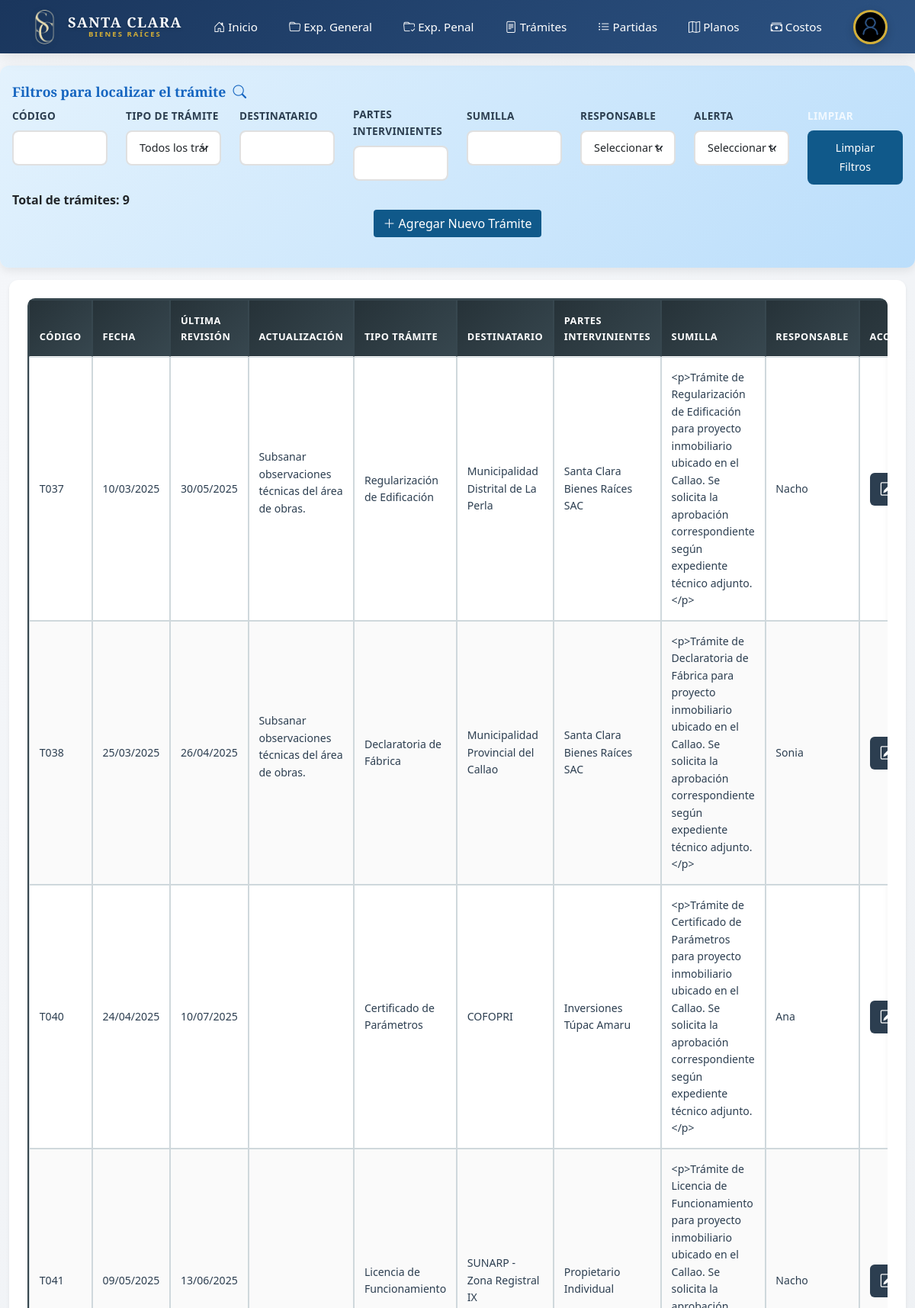
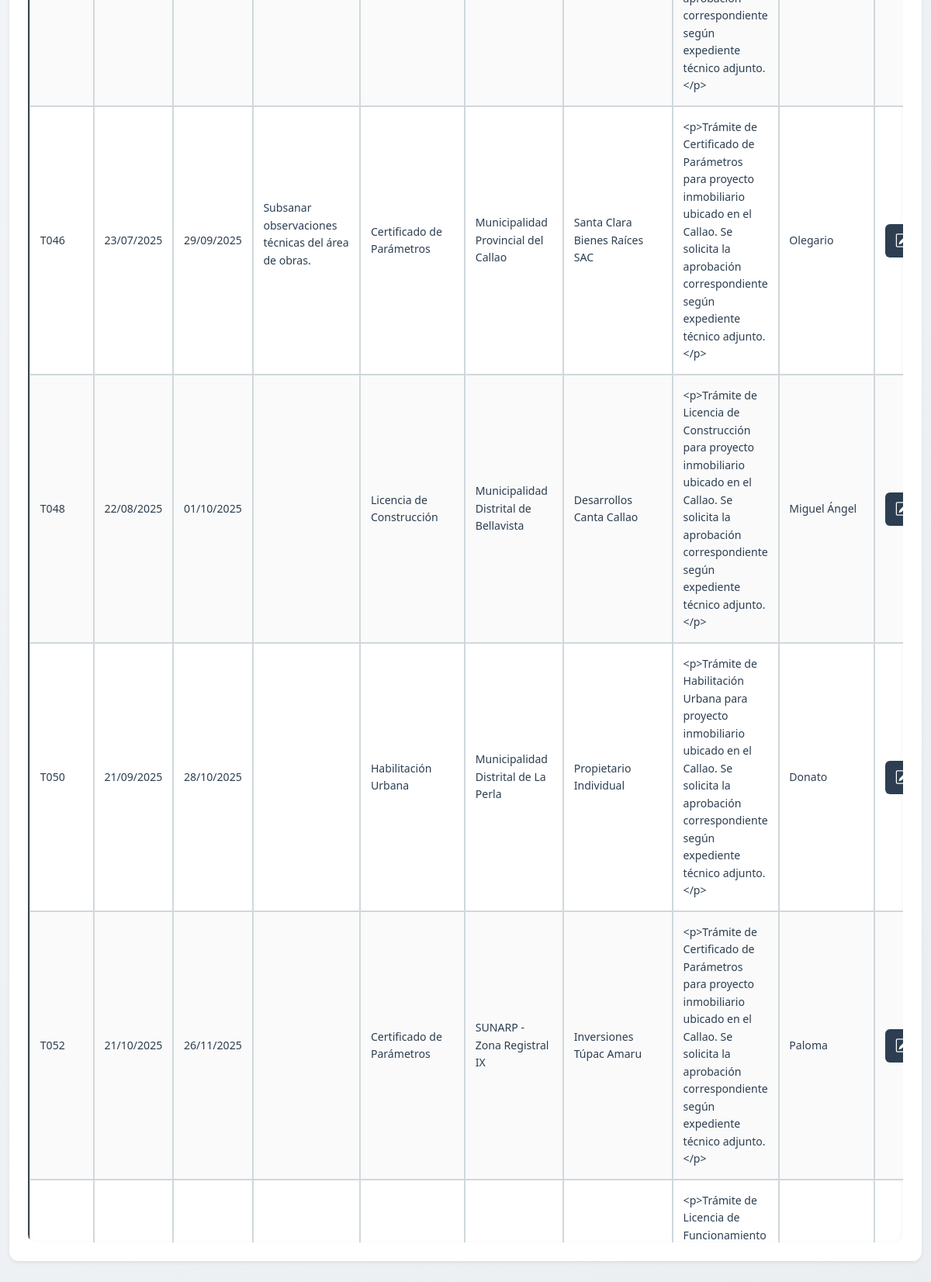
Screenshot of /tramites/ (signed in) with the database file from the repository (2 pictures, top to bottom).
### apps/tramites/models.py (models this page shows, shortened)
class Tramite(models.Model):
    kardex = models.CharField(max_length=15, unique=True, blank=True, null=True, editable=False) #
    fecha = models.DateField(blank=True, null=True)
    ult_revision = models.DateField(blank=True, null=True)
    destinatario = models.CharField(max_length=100, blank=True, null=True)
    partes_intervinientes = models.CharField(max_length=100, blank=True, null=True)
    sumilla = HTMLField(null=True, blank=True)
    tramite_tipo = models.CharField(max_length=100, blank=True, null=False)
    pendiente = HTMLField(null=True, blank=True)
    concluido = models.BooleanField(default=True, help_text="True => Activo, False => Concluido")
    responsable2 = models.ForeignKey(
        User,
        on_delete=models.SET_NULL,
        null=True,
        blank=True,
        limit_choices_to=~Q(username='user8'),
        related_name='casos_asignados_tramite',
        verbose_name='Responsable (Área Legal)'
    )

### apps/accounts/models.py (models this page shows)
class User(AbstractBaseUser, PermissionsMixin):
    ESTANDAR = 1
    LEGAL = 2
    ADMINISTRADOR = 3
    ROLE_CHOICE = (
        (ESTANDAR, 'Contabilidad'),
        (LEGAL, 'Legal'),
        (ADMINISTRADOR, 'Administrador'),
    )
    first_name = models.CharField(max_length=50)
    last_name = models.CharField(max_length=50)
    username = models.CharField(max_length=50, unique=True)
    email = models.EmailField(max_length=100, unique=True, blank=True, null=True)
    phone_number = models.CharField(max_length=12, blank=True, null=True)
    role = models.PositiveSmallIntegerField(choices=ROLE_CHOICE, blank=True, null=True)
    foto_perfil = models.ImageField(upload_to='profile_photos/', blank=True, null=True)
    dni = models.CharField(max_length=8, unique=True, blank=True, null=True)
    saldo = models.DecimalField(max_digits=10, decimal_places=2, blank=True, null=True, default=100.00)
    date_joined = models.DateTimeField(auto_now_add=True)
    last_login = models.DateTimeField(auto_now_add=True)
    created_date = models.DateTimeField(auto_now_add=True)
    modified_date = models.DateTimeField(auto_now=True)
    is_admin = models.BooleanField(default=False)
    is_staff = models.BooleanField(default=False)
    is_active = models.BooleanField(default=True)
    is_superadmin = models.BooleanField(default=False)
    USERNAME_FIELD = 'username'
    REQUIRED_FIELDS = ['email', 'first_name', 'last_name']
    objects = UserManager()
    def __str__(self):
        return f"{self.first_name} {self.last_name}".strip()

### apps/tramites/views.py (the view, shortened to what this page needs)
# urls.py: path('tramites/', views.ListaTramiteView.as_view(), name='lista_tramite'),
class ListaTramiteView(LoginRequiredMixin, View):
    def get_queryset(self):
        hoy = date.today()
        subquery_seguimiento_alerta = (
            SeguimientoTramite.objects
            .filter(caso=OuterRef('pk'), fecha_alerta__gte=hoy)
            .order_by('fecha_alerta', '-fecha_registro')
        )
        subquery_seguimiento_id = subquery_seguimiento_alerta.values('id')[:1]
        subquery_fecha_alerta = subquery_seguimiento_alerta.values('fecha_alerta')[:1]
        subquery_pendiente_alerta = (
            SeguimientoTramite.objects
            .filter(id=Subquery(subquery_seguimiento_id))
            .values('pendiente')[:1]
        )
        caso_judiciales = (
            Tramite.objects
            .annotate(
                proxima_alerta=Subquery(subquery_fecha_alerta, output_field=DateField()),
                pendiente_alerta=Subquery(subquery_pendiente_alerta, output_field=TextField())
            )
            .filter(concluido=True)
            .select_related('responsable2')
            .order_by('kardex')
        )
        return caso_judiciales
    def get_context_data(self, form=None):
        caso_judiciales = self.get_queryset()
        hoy = date.today()
        for t in caso_judiciales:
            if t.proxima_alerta:
                dias_restantes = (t.proxima_alerta - hoy).days
                if dias_restantes <= 5:
                    t.alerta_color = "danger"
                elif dias_restantes <= 15:
                    t.alerta_color = "warning"
                else:
                    t.alerta_color = "success"
            else:
                t.alerta_color = "secondary"
        usuarios_legales = (
            User.objects.filter(is_active=True)
            .exclude(username__in=['surcodev', 'plupa', 'cdiaz', 'nelly'])
            .order_by('first_name')
        )
        tipo_tramite = (
            Tramite.objects.exclude(tramite_tipo__isnull=True)
            .exclude(tramite_tipo__exact="")
            .values_list('tramite_tipo', flat=True)
            .distinct()
            .order_by('tramite_tipo')
        )
        return {
            'form': form or TramiteForm(),
            'caso_judiciales': caso_judiciales,
            'especialidades': tipo_tramite,
            'usuarios_legales': usuarios_legales,
        }
    def get(self, request):
        return render(request, 'tramites/home.html', self.get_context_data())

### apps/tramites/templates/tramites/home.html (shortened to what this page needs)
{% extends "base.html" %}
{% load static %}
{% block body %}
{% include "../components/navbar.html" %}
<link rel="stylesheet" href="{% static 'css/tramites/tramites.css' %}">
<div class="page-title">
    LISTADO DE TRÁMITES
</div>
<div class="px-3 filters-section">
    <h5 class="mb-2">Filtros para localizar el trámite&nbsp;&nbsp;<i class="bi bi-search"></i></h5>
    <div class="row mb-3">
                         <div class="col ">
                            <label class="form-label">Código</label>
                            <input type="text" class="form-control filter-input" data-column="0">
                        </div>
                        <div class="col">
                            <label class="form-label">Tipo de trámite</label>
                            <select class="form-select filter-input" data-column="3">
                                <option value="">Todos los trámites</option>
                            </select>
                        </div>
                        <div class="col">
                            <label class="form-label">Destinatario</label>
                            <input type="text" class="form-control filter-input" data-column="4">
                        </div>
                        <div class="col ">
                            <label class="form-label">Partes Intervinientes</label>
                            <input type="text" class="form-control filter-input" data-column="5">
                        </div>
                        <div class="col ">
                            <label class="form-label">Sumilla</label>
                            <input type="text" class="form-control filter-input" data-column="6">
                        </div>
                        <div class="col">
                            <label class="form-label">Responsable</label>
                            <select class="form-select filter-input" data-column="8" id="responsableSelect">
                                <option value="">Seleccionar todo</option>
                            </select>
                        </div>
                        <div class="col">
                            <label class="form-label">Alerta</label>
                            <select class="form-select filter-input" data-column="alerta" id="alertaSelect">
                                <option value="">Seleccionar todo</option>
                            </select>
                        </div>
                        <div class="col">
                            <label class="form-label" style="color: #F2F9FF;">Limpiar</label>
                            <a href="{% url 'tramites:lista_tramite' %}" id="clearFilters"
                                class="form-control btn btn-secondary text-center"
                                style="background-color: #10598A; border: none; line-height: 25px;">Limpiar
                                Filtros</a>
                        </div>
                        <div id="totalExpedientes" class="mt-2 fw-bold text-dark">
                            Total de trámites: <span id="expedienteCount">{{ caso_judiciales|length }}</span>
                        </div>
                    {% if request.user.role != 1 %}
                    <center>
                        <button type="button" class="btn text-white"
                            style="background-color: #10598A; border: none;"
                            data-bs-toggle="modal" data-bs-target="#documentModal">
                            <i class="bi bi-plus-lg"></i> Agregar Nuevo Trámite
                        </button>
                    </center>
                    {% endif %}
                    </div>
</div>
<div class="container mt-2" style="max-width: 100%;">
    <div class="row justify-content-center">
        <div class="col-12 col-lg-12">
            <div class="card shadow-sm">
                <div class="card-body">
                    <div class="table-container" style="max-height: 65vh; overflow-y: auto; overflow-x: auto;">
                        <table class="table table-hover table-bordered-gray" id="documentsTable">
                            <thead>
                                <tr>
                                    <th>CÓDIGO</th>
                                    <th>FECHA</th>
                                    <th>ÚLTIMA REVISIÓN</th>
                                    <th>ACTUALIZACIÓN</th>
                                    <th>TIPO TRÁMITE</th>
                                    <th>DESTINATARIO</th>
                                    <th>PARTES INTERVINIENTES</th>
                                    <th>SUMILLA</th>
                                    <th>RESPONSABLE</th>
                                    <th>ACCIONES</th>
                                </tr>
                            </thead>
                            <tbody>
                                {% for cj in caso_judiciales %}
                                <tr class="clickable-row"
                                    data-href="{% url 'tramites:ver_seguimiento_tramite' cj.id %}"
                                    data-alerta="{{ cj.alerta_color }}">
                                    <td>{{ cj.kardex|default:'' }}</td>
                                    <td>{{ cj.fecha|date:"d/m/Y"|default:'' }}</td>
                                    <td>{{ cj.ult_revision|date:"d/m/Y"|default:'' }}</td>
                                    <td>{{ cj.pendiente|default:''|safe }}</td>
                                    <td>{{ cj.tramite_tipo|default:'' }}</td>
                                    <td>{{ cj.destinatario|default:"" }}</td>
                                    <td>{{ cj.partes_intervinientes|default:"" }}</td>
                                    <td>{{ cj.sumilla|default:"" }}</td>
                                    <td>{{ cj.responsable2.first_name|default:"" }}</td>
                                    <td class="action-column text-center align-middle">
                                        <div class="d-flex justify-content-center align-items-center gap-2 flex-nowrap" role="group">
                                            <button type="button" class="btn btn-sm btn-editar btn-edit"
                                                data-bs-toggle="modal"
                                                data-bs-target="#editCasoJudicialModal"
                                                data-id="{{ cj.id }}"
                                                data-pendiente="{{ cj.pendiente }}"
                                                data-fecha="{{ cj.fecha|date:'Y-m-d'|default_if_none:'' }}"
                                                data-partes_intervinientes="{{ cj.partes_intervinientes|default_if_none:'' }}"
                                                data-tramite_tipo="{{ cj.tramite_tipo|default_if_none:'' }}"
                                                data-descripcion="{{ cj.descripcion|default_if_none:'' }}"
                                                data-sumilla="{{ cj.sumilla|default_if_none:'' }}"
                                                data-responsable2="{{ cj.responsable2.id|default_if_none:'' }}"
                                                data-concluido="{{ cj.concluido|default_if_none:'' }}"
                                                data-destinatario="{{ cj.destinatario|default_if_none:'' }}">
                                                <i class="bi bi-pencil-square fs-5"></i>
                                            </button>
                                        </div>
                                    </td>
                                </tr>
                                {% endfor %}
                            </tbody>
                        </table>
                    </div>
{% endblock %}

### static/css/tramites/tramites.css (style rules this page uses)
* { box-sizing: border-box; }
body { background-color: #f0f4f8; font-family: 'Segoe UI', Tahoma, Geneva, Verdana, sans-serif; }
.page-title { text-align: center; margin-top: 1.5rem; font-weight: 700; font-size: 1.8rem; color: #2c3e50; text-transform: uppercase; letter-spacing: 1px; }
.filters-section { background: linear-gradient(135deg, #e3f2fd, #bbdefb); padding: 1.5rem; border-radius: 12px; margin: 1rem 0; box-shadow: 0 4px 12px rgba(0, 0, 0, 0.08); }
.filters-section h5 { color: #1565c0; font-weight: 600; margin-bottom: 1.2rem; font-size: 1.1rem; }
.form-label { font-weight: 600; color: #2c3e50; margin-bottom: 0.5rem; font-size: 0.85rem; text-transform: uppercase; letter-spacing: 0.3px; }
.form-control, .form-select { border: 2px solid #e0e0e0; border-radius: 8px; padding: 0.65rem 1rem; font-size: 0.9rem; transition: all 0.3s ease; background-color: white; }
.card { border: none; border-radius: 12px; box-shadow: 0 4px 15px rgba(0, 0, 0, 0.1); background: white; }
.card-body { padding: 1.5rem; }
.table-container { max-height: 65vh; overflow-y: auto; overflow-x: auto; border-radius: 10px; box-shadow: inset 0 2px 8px rgba(0, 0, 0, 0.05); }
.table-bordered-gray { width: 100%; border-collapse: separate; border-spacing: 0; border: 2px solid #37474f; }
.table-bordered-gray thead tr { background: linear-gradient(135deg, #263238, #37474f); }
.table-bordered-gray th { color: white; font-weight: 600; text-transform: uppercase; font-size: 0.8rem; letter-spacing: 0.5px; padding: 1rem 0.8rem; border: 1px solid #37474f; position: sticky; top: 0; z-index: 10; background: linear-gradient(135deg, #263238, #37474f); }
.table-bordered-gray td { padding: 0.9rem 0.8rem; border: 1px solid #cfd8dc; vertical-align: middle; font-size: 0.88rem; color: #2c3e50; }
.table-hover tbody tr { transition: all 0.2s ease; cursor: pointer; }
.table-hover tbody tr:nth-child(even) { background-color: #fafafa; }
.clickable-row { cursor: pointer; }
.action-column { white-space: nowrap; }
.btn-sm { padding: 0.4rem 0.8rem; font-size: 0.85rem; border-radius: 6px; transition: all 0.2s ease; font-weight: 500; }
.btn-edit { background-color: #2c3e50; color: white; border: none; }

### templates/base.html (style rules this page uses)
:root { --primary-color: #1a365d; --secondary-color: #2c5282; --accent-color: #d4af37; --light-bg: #f8f9fa; --dark-text: #2d3748; --border-color: #e2e8f0; --shadow-sm: 0 2px 8px rgba(0,0,0,0.05); --shadow-md: 0 4px 16px rgba(0,0,0,0.1); --shadow-lg: 0 8px 32px rgba(0,0,0,0.15); }
* { margin: 0; padding: 0; box-sizing: border-box; }
body { font-family: 'Poppins', sans-serif; background: linear-gradient(135deg, #f5f7fa 0%, #e9ecef 100%); color: var(--dark-text); min-height: 100vh; line-height: 1.6; }
h1, h2, h3, h4, h5, h6 { font-family: 'Playfair Display', serif; font-weight: 700; color: var(--primary-color); }
.card { border: none; border-radius: 16px; box-shadow: var(--shadow-md); transition: all 0.3s ease; background: white; }
.form-control, .form-select { border: 2px solid var(--border-color); border-radius: 8px; padding: 12px 16px; transition: all 0.3s ease; font-size: 0.95rem; }
.form-label { font-weight: 500; color: var(--primary-color); margin-bottom: 8px; font-size: 0.9rem; text-transform: uppercase; letter-spacing: 0.5px; }

### templates/components/navbar.html (style rules this page uses)
:root { --nav-primary: #1a365d; --nav-secondary: #2c5282; --nav-accent: #d4af37; --nav-hover: #f4c430; --nav-text: #ffffff; --nav-shadow: 0 4px 20px rgba(0,0,0,0.1); --nav-height: 70px; }

### rows the page displays
Tramite: kardex "T037", fecha "10/03/2025", ult_revision "30/05/2025", pendiente "Subsanar observaciones técnicas del área de obras.", tramite_tipo "Regularización de Edificación", destinatario "Municipalidad Distrital de La Perla", partes_intervinientes "Santa Clara Bienes Raíces SAC", sumilla "<p>Trámite de Regularización de Edificación para proyecto inmobiliario ubicado en el Callao. Se solicita la aprobación correspondiente según expediente técnico adjunto.</p>", responsable2.first_name "Nacho"
Tramite: kardex "T038", fecha "25/03/2025", ult_revision "26/04/2025", pendiente "Subsanar observaciones técnicas del área de obras.", tramite_tipo "Declaratoria de Fábrica", destinatario "Municipalidad Provincial del Callao", partes_intervinientes "Santa Clara Bienes Raíces SAC", sumilla "<p>Trámite de Declaratoria de Fábrica para proyecto inmobiliario ubicado en el Callao. Se solicita la aprobación correspondiente según expediente técnico adjunto.</p>", responsable2.first_name "Sonia"
Tramite: kardex "T040", fecha "24/04/2025", ult_revision "10/07/2025", tramite_tipo "Certificado de Parámetros", destinatario "COFOPRI", partes_intervinientes "Inversiones Túpac Amaru", sumilla "<p>Trámite de Certificado de Parámetros para proyecto inmobiliario ubicado en el Callao. Se solicita la aprobación correspondiente según expediente técnico adjunto.</p>", responsable2.first_name "Ana"
Tramite: kardex "T041", fecha "09/05/2025", ult_revision "13/06/2025", tramite_tipo "Licencia de Funcionamiento", destinatario "SUNARP - Zona Registral IX", partes_intervinientes "Propietario Individual", sumilla "<p>Trámite de Licencia de Funcionamiento para proyecto inmobiliario ubicado en el Callao. Se solicita la aprobación correspondiente según expediente técnico adjunto.</p>", responsable2.first_name "Nacho"
Tramite: kardex "T046", fecha "23/07/2025", ult_revision "29/09/2025", pendiente "Subsanar observaciones técnicas del área de obras.", tramite_tipo "Certificado de Parámetros", destinatario "Municipalidad Provincial del Callao", partes_intervinientes "Santa Clara Bienes Raíces SAC", sumilla "<p>Trámite de Certificado de Parámetros para proyecto inmobiliario ubicado en el Callao. Se solicita la aprobación correspondiente según expediente técnico adjunto.</p>", responsable2.first_name "Olegario"
Tramite: kardex "T048", fecha "22/08/2025", ult_revision "01/10/2025", tramite_tipo "Licencia de Construcción", destinatario "Municipalidad Distrital de Bellavista", partes_intervinientes "Desarrollos Canta Callao", sumilla "<p>Trámite de Licencia de Construcción para proyecto inmobiliario ubicado en el Callao. Se solicita la aprobación correspondiente según expediente técnico adjunto.</p>", responsable2.first_name "Miguel Ángel"
Tramite: kardex "T050", fecha "21/09/2025", ult_revision "28/10/2025", tramite_tipo "Habilitación Urbana", destinatario "Municipalidad Distrital de La Perla", partes_intervinientes "Propietario Individual", sumilla "<p>Trámite de Habilitación Urbana para proyecto inmobiliario ubicado en el Callao. Se solicita la aprobación correspondiente según expediente técnico adjunto.</p>", responsable2.first_name "Donato"
Tramite: kardex "T052", fecha "21/10/2025", ult_revision "26/11/2025", tramite_tipo "Certificado de Parámetros", destinatario "SUNARP - Zona Registral IX", partes_intervinientes "Inversiones Túpac Amaru", sumilla "<p>Trámite de Certificado de Parámetros para proyecto inmobiliario ubicado en el Callao. Se solicita la aprobación correspondiente según expediente técnico adjunto.</p>", responsable2.first_name "Paloma"
Tramite: sumilla "<p>Trámite de Licencia de Funcionamiento…"

### other values shown
{{ caso_judiciales|length }} "9"
